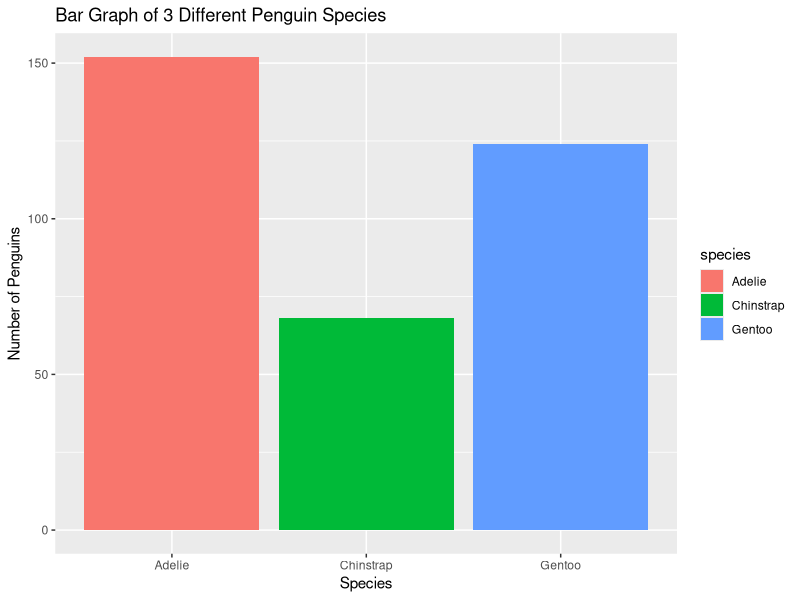
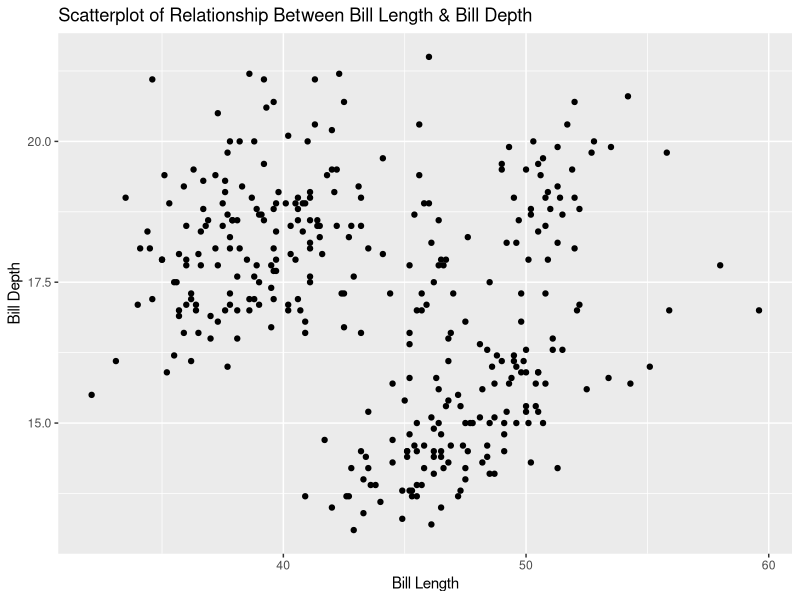
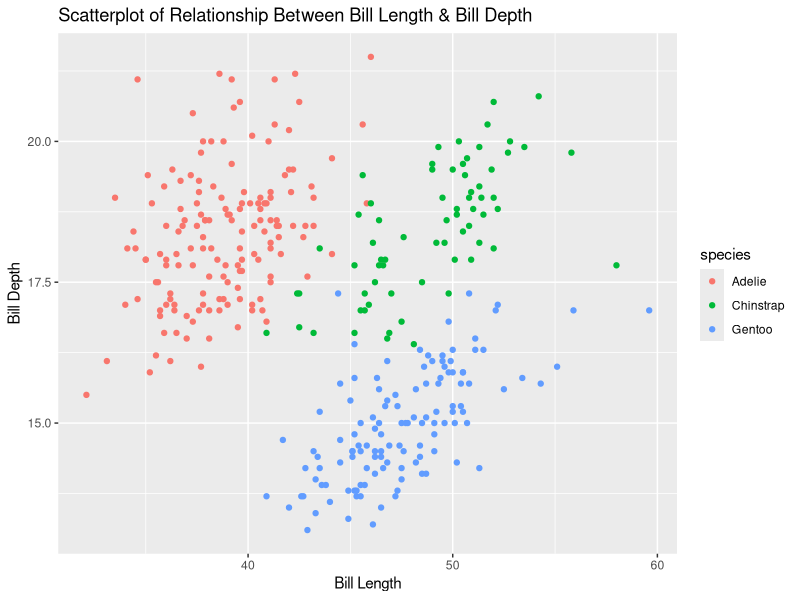
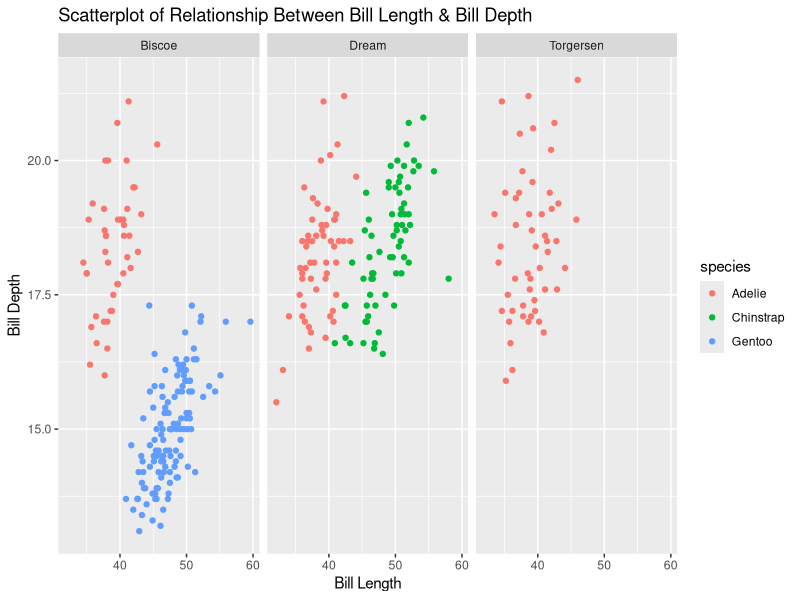

Here is the R script that generated these plots, in order:
## ---- chunk 1
library(ggplot2)
library(palmerpenguins)

## ---- chunk 2
data(penguins)
## ---- chunk 3
ggplot(data = penguins, aes (x = species, fill = species)) + 
  geom_bar() +
  labs (title = "Bar Graph of 3 Different Penguin Species", x = "Species", y = "Number of Penguins")
## ---- chunk 4
ggplot(data = penguins, aes(x = bill_length_mm, y = bill_depth_mm)) +
  geom_point() +
  labs (title = "Scatterplot of Relationship Between Bill Length & Bill Depth", x = "Bill Length", y = "Bill Depth")
## ---- chunk 5
ggplot(data = penguins, aes(x = bill_length_mm, y = bill_depth_mm, color = species)) +
  geom_point() +
  labs (title = "Scatterplot of Relationship Between Bill Length & Bill Depth", x = "Bill Length", y = "Bill Depth")
## ---- chunk 6
ggplot(data = penguins, aes(x = bill_length_mm, y = bill_depth_mm, color = species)) +
  geom_point() +
  labs (title = "Scatterplot of Relationship Between Bill Length & Bill Depth", x = "Bill Length", y = "Bill Depth") +
  facet_wrap(vars(island))
